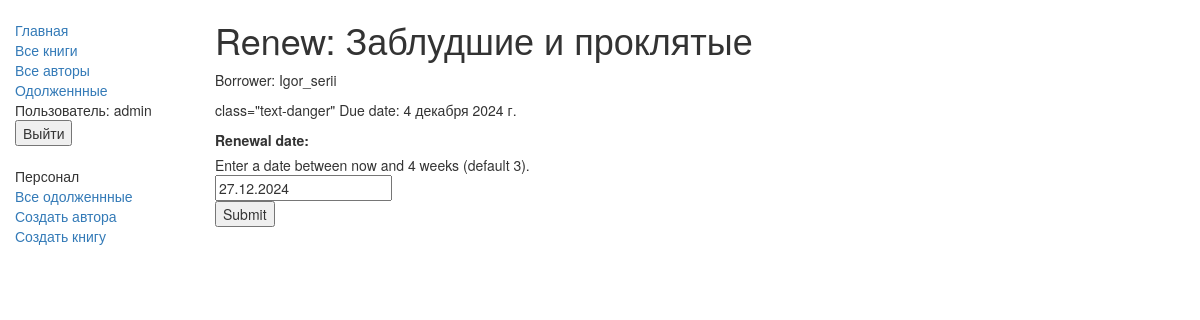
The app's page /catalog/book/8128f4f1-2a37-4f23-9145-f86a4deac1e3/renew/ (signed in) with its own data.
### catalog/models.py (models this page shows, shortened)
class BookInstance(models.Model):
    id = models.UUIDField(primary_key=True, default=uuid.uuid4, help_text="Unique ID for this particular book across whole library")
    book = models.ForeignKey('Book', on_delete=models.SET_NULL, null=True)
    imprint = models.CharField(max_length=200)
    due_back = models.DateField(null=True, blank=True)
    borrower = models.ForeignKey(User, on_delete=models.SET_NULL, null=True, blank=True)
    LOAN_STATUS = (
        ('m', 'Maintenance'),
        ('o', 'On loan'),
        ('a', 'Available'),
        ('r', 'Reserved'),
    )
    status = models.CharField(max_length=1, choices=LOAN_STATUS, blank=True, default='m', help_text='Book availability')
    class Meta:
        ordering = ["due_back"]
        permissions = (("can_mark_returned", "Set book as returned"),)
    def display_status(self):
        return ', '.join([ BookInstance.name for BookInstance in self.BookInstance.all()[:3] ])
    display_status.short_description = 'Status'
    @property
    def is_overdue(self):
        if self.due_back and date.today() > self.due_back:
            return True
        return False

class Book(models.Model):
    title = models.CharField(max_length=200)
    author = models.ForeignKey('Author', on_delete=models.SET_NULL, null=True)
    summary = models.TextField(max_length=1000, help_text="Enter a brief description of the book")
    isbn = models.CharField('ISBN',max_length=13, help_text='13 Character <a href="https://www.isbn-international.org/content/what-isbn">ISBN number</a>')
    genre = models.ManyToManyField(Genre, help_text="Select a genre for this book")
    def display_genre(self):
        return ', '.join([ genre.name for genre in self.genre.all()[:3] ])
    display_genre.short_description = 'Genre'

### catalog/views.py (the view)
# urls.py: re_path(r'^book/(?P<pk>[-\w]+)/renew/$', views.renew_book_librarian, name='renew-book-librarian'),
@permission_required('catalog.can_mark_returned')
def renew_book_librarian(request, pk):
    book_inst = get_object_or_404(BookInstance, pk=pk)
    if request.method == 'POST':
        form = RenewBookForm(request.POST)
        if form.is_valid():
            book_inst.due_back = form.cleaned_data['renewal_date']
            book_inst.save()
            return HttpResponseRedirect('/')
    else:
        proposed_renewal_date = datetime.date.today() + datetime.timedelta(weeks=3)
        form = RenewBookForm(initial={'renewal_date': proposed_renewal_date,})
    return render(request, 'catalog/book_renew_librarian.html', {'form': form, 'bookinst':book_inst})

### catalog/forms.py (shortened to what this page needs)
class RenewBookForm(forms.Form):
    renewal_date = forms.DateField(help_text="Enter a date between now and 4 weeks (default 3).")

### catalog/templates/catalog/book_renew_librarian.html (shortened to what this page needs)
{% extends "base_generic.html" %}
{% block content %}
<h1>Renew: {{bookinst.book.title}}</h1>
<p>Borrower: {{bookinst.borrower}}</p>
<p>{% if bookinst.is_overdue %} class="text-danger"{% endif %} Due date: {{bookinst.due_back}}</p>
<form action="" method="post">
    <table>
        {{ form }}
    </table>
    <input type="submit" value="Submit"/>
</form>
{% endblock %}

### catalog/templates/base_generic.html (shortened to what this page needs)
<!doctype html>
<html lang="en">
<head>
    <link
            rel="stylesheet"
            href="https://maxcdn.bootstrapcdn.com/bootstrap/3.3.7/css/bootstrap.min.css"/>
    {% load static %}
    <link rel="stylesheet" href="{% static 'css/styles.css' %}"/>
</head>
<body>
<div class="container-fluid">
    <div class="row">
        <div class="col-sm-2">
            {% block sidebar %}
            <ul class="sidebar-nav">
                <li><a href="{% url 'index' %}">Главная</a></li>
                <li><a href="{% url 'books' %}">Все книги</a></li>
                <li><a href="{% url 'authors' %}">Все авторы</a></li>
                <li><a href="{% url 'my-borrowed' %}">Одолженнные</a></li>
                {% if user.is_authenticated %}
                <li>Пользователь: {{ user.get_username }}</li>
                <li>
                    <form action="{% url 'logout'%}?next={{request.path}}" method="post">
                        <button class="dropdown-item" type="submit">Выйти</button>
                    </form>
                </li>
                <br> {% else %}
                <form action="{% url 'login' %}" method="post"> {% csrf_token %}
                    <button class="dropdown-item" type="submit">Войти</button>
                </form>
                {% endif %}
                {% if perms.catalog.can_mark_returned %}
                <li><span>Персонал</span></li>
                <li><a href="{% url 'users-borrowed' %}">Все одолженнные</a></li>
                <li><a href="{% url 'author_create' %}">Создать автора</a></li>
                <li><a href="{% url 'book_create' %}">Создать книгу</a></li>
                {% endif %}
            </ul>
            {% endblock %}
        </div>
        <div class="col-sm-10 ">{% block content %}{% endblock %}</div>
    </div>
</div>
</body>
</html>

### catalog/static/css/styles.css (style rules this page uses)
.sidebar-nav { margin-top: 20px; padding: 0; list-style: none; }

### records on screen
BookInstance: book "Заблудшие и проклятые", borrower "Igor_serii", due_back "4 декабря 2024 г."

### other values on screen
{{ user.get_username }} "admin"
